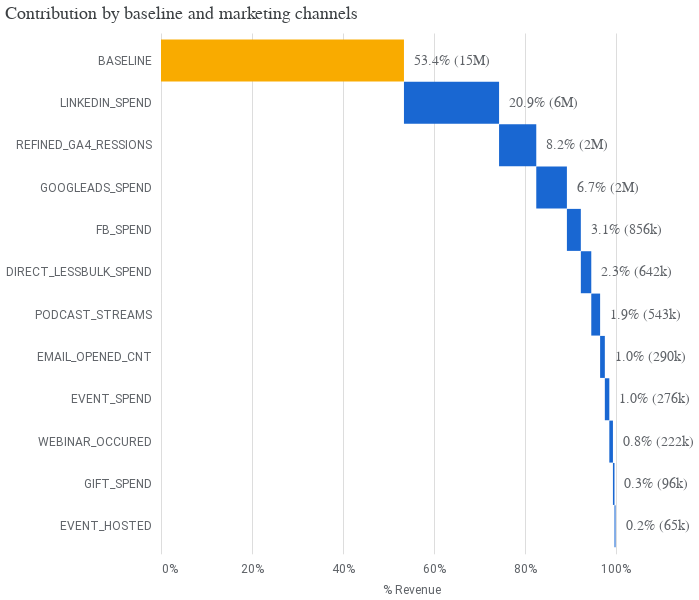

The cell this chart's notebook holds for it:
### Code cell
# Generate each individual chart and remove their individual config attributes to avoid conflicts on concatenation
media_summary.plot_contribution_waterfall_chart()

### Figure 1 — Vega-Lite specification as saved in the notebook (floating-point values rounded to 4 significant figures)
{"config": {"view": {"continuousWidth": 300, "continuousHeight": 300, "strokeOpacity": 0}, "axis": {"labelColor": "#5F6368", "labelFont": "Roboto", "labelFontSize": 12, "titleColor": "#5F6368", "titleFont": "Roboto", "titleFontSize": 12, "titleFontWeight": "normal", "titlePadding": 10}}, "layer": [{"mark": {"type": "bar", "size": 42}, "encoding": {"color": {"condition": {"test": "(datum.channel === 'BASELINE')", "value": "#F9AB00"}, "value": "#1967D2"}, "x": {"axis": {"domain": false, "format": "%", "labelPadding": 10, "tickCount": 5, "ticks": false}, "field": "prev_sum", "title": "% Revenue", "type": "quantitative"}, "x2": {"field": "sum_outcome"}, "y": {"axis": {"domain": false, "labelPadding": 10, "ticks": false}, "field": "channel", "scale": {"paddingOuter": 0.2}, "sort": null, "title": null, "type": "nominal"}}, "transform": [{"window": [{"op": "sum", "field": "pct_of_contribution", "as": "sum_outcome"}, {"op": "lead", "field": "channel", "as": "kwargs"}]}, {"calculate": "datum.sum_outcome - datum.pct_of_contribution", "as": "prev_sum"}, {"calculate": "datum.incremental_outcome < 0 ? datum.prev_sum : datum.sum_outcome", "as": "text_x"}]}, {"mark": {"type": "text", "align": "left", "color": "#5F6368", "dx": 10, "fontSize": 14}, "encoding": {"text": {"field": "outcome_text", "type": "nominal"}, "x": {"field": "text_x", "type": "quantitative"}, "y": {"axis": {"domain": false, "labelPadding": 10, "ticks": false}, "field": "channel", "scale": {"paddingOuter": 0.2}, "sort": null, "title": null, "type": "nominal"}}, "transform": [{"window": [{"op": "sum", "field": "pct_of_contribution", "as": "sum_outcome"}, {"op": "lead", "field": "channel", "as": "kwargs"}]}, {"calculate": "datum.sum_outcome - datum.pct_of_contribution", "as": "prev_sum"}, {"calculate": "datum.incremental_outcome < 0 ? datum.prev_sum : datum.sum_outcome", "as": "text_x"}]}], "data": {"name": "data-d5cc2720e9b3756b69653f3bcd9acac2"}, "height": 520.8, "title": {"text": "Contribution by baseline and marketing channels", "anchor": "start", "color": "#3C4043", "font": "Google Sans Display", "fontSize": 18, "fontWeight": "normal", "offset": 10}, "width": 500, "$schema": "https://vega.github.io/schema/vega-lite/v5.20.1.json", "datasets": {"data-d5cc2720e9b3756b69653f3bcd9acac2": [{"channel": "BASELINE", "incremental_outcome": 14940000.0, "pct_of_contribution": 0.5345, "outcome_text": "53.4% (15M)"}, {"channel": "LINKEDIN_SPEND", "incremental_outcome": 5847000.0, "pct_of_contribution": 0.2092, "outcome_text": "20.9% (6M)"}, {"channel": "REFINED_GA4_RESSIONS", "incremental_outcome": 2287000.0, "pct_of_contribution": 0.08185, "outcome_text": "8.2% (2M)"}, {"channel": "GOOGLEADS_SPEND", "incremental_outcome": 1883000.0, "pct_of_contribution": 0.06739, "outcome_text": "6.7% (2M)"}, {"channel": "FB_SPEND", "incremental_outcome": 856400.0, "pct_of_contribution": 0.03065, "outcome_text": "3.1% (856k)"}, {"channel": "DIRECT_LESSBULK_SPEND", "incremental_outcome": 641900.0, "pct_of_contribution": 0.02297, "outcome_text": "2.3% (642k)"}, {"channel": "PODCAST_STREAMS", "incremental_outcome": 543300.0, "pct_of_contribution": 0.01944, "outcome_text": "1.9% (543k)"}, {"channel": "EMAIL_OPENED_CNT", "incremental_outcome": 290400.0, "pct_of_contribution": 0.01039, "outcome_text": "1.0% (290k)"}, {"channel": "EVENT_SPEND", "incremental_outcome": 275800.0, "pct_of_contribution": 0.009871, "outcome_text": "1.0% (276k)"}, {"channel": "WEBINAR_OCCURED", "incremental_outcome": 221800.0, "pct_of_contribution": 0.007936, "outcome_text": "0.8% (222k)"}, {"channel": "GIFT_SPEND", "incremental_outcome": 95580.0, "pct_of_contribution": 0.00342, "outcome_text": "0.3% (96k)"}, {"channel": "EVENT_HOSTED", "incremental_outcome": 65210.0, "pct_of_contribution": 0.002334, "outcome_text": "0.2% (65k)"}]}}
